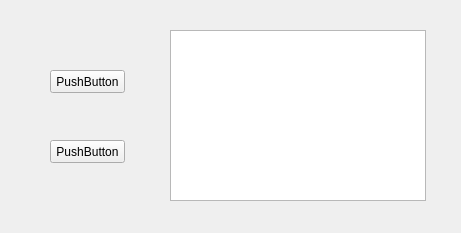
<?xml version="1.0" encoding="UTF-8"?>
<ui version="4.0">
 <class>MainWindow</class>
 <widget class="QMainWindow" name="MainWindow">
  <property name="geometry">
   <rect>
    <x>0</x>
    <y>0</y>
    <width>461</width>
    <height>233</height>
   </rect>
  </property>
  <property name="windowTitle">
   <string>MainWindow</string>
  </property>
  <widget class="QWidget" name="centralwidget">
   <widget class="QPushButton" name="pushButton">
    <property name="geometry">
     <rect>
      <x>50</x>
      <y>70</y>
      <width>75</width>
      <height>23</height>
     </rect>
    </property>
    <property name="text">
     <string>PushButton</string>
    </property>
   </widget>
   <widget class="QTextBrowser" name="result">
    <property name="geometry">
     <rect>
      <x>170</x>
      <y>30</y>
      <width>256</width>
      <height>171</height>
     </rect>
    </property>
   </widget>
   <widget class="QPushButton" name="pushButton_2">
    <property name="geometry">
     <rect>
      <x>50</x>
      <y>140</y>
      <width>75</width>
      <height>23</height>
     </rect>
    </property>
    <property name="text">
     <string>PushButton</string>
    </property>
   </widget>
  </widget>
 </widget>
 <resources/>
 <connections/>
</ui>
